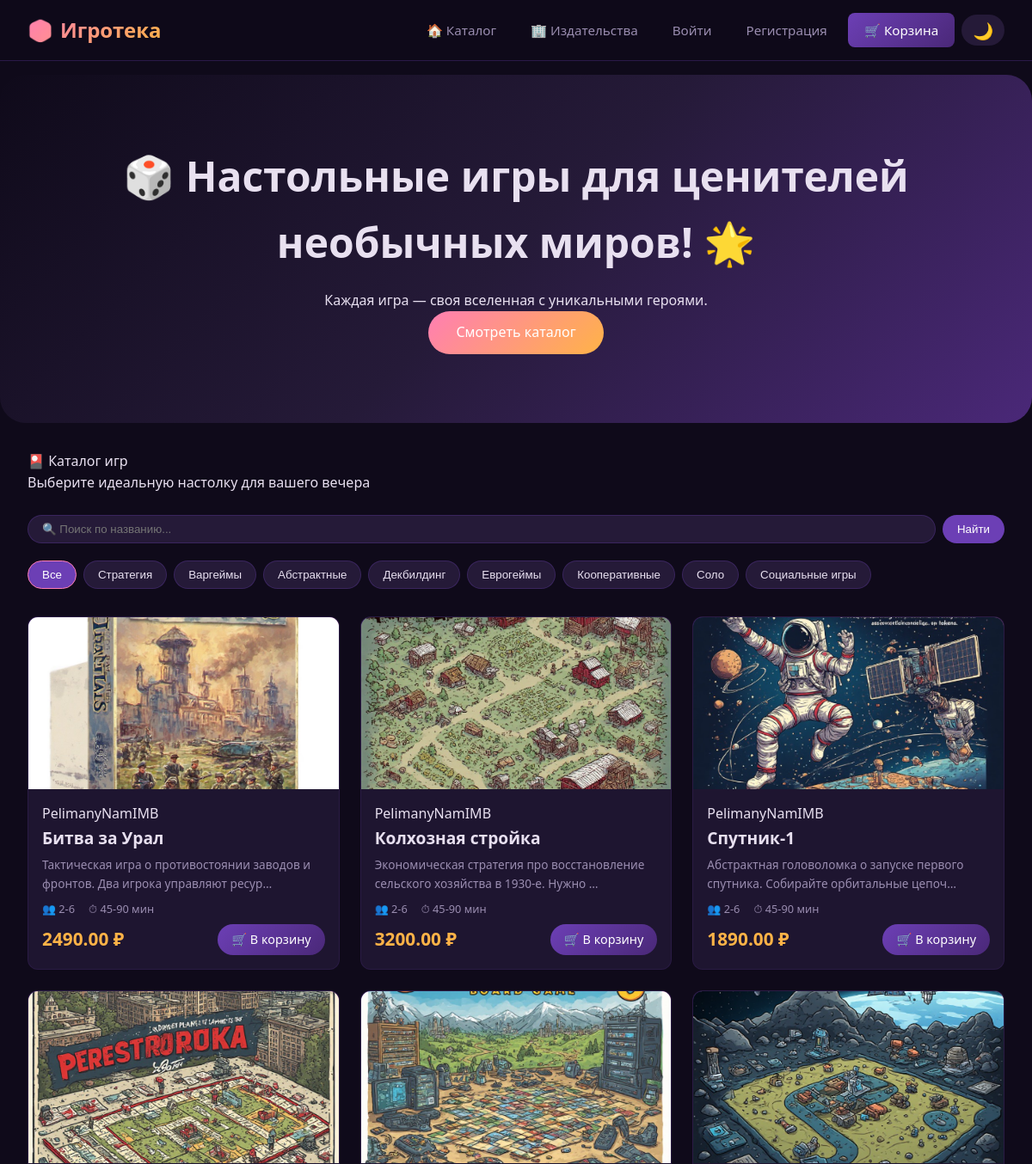
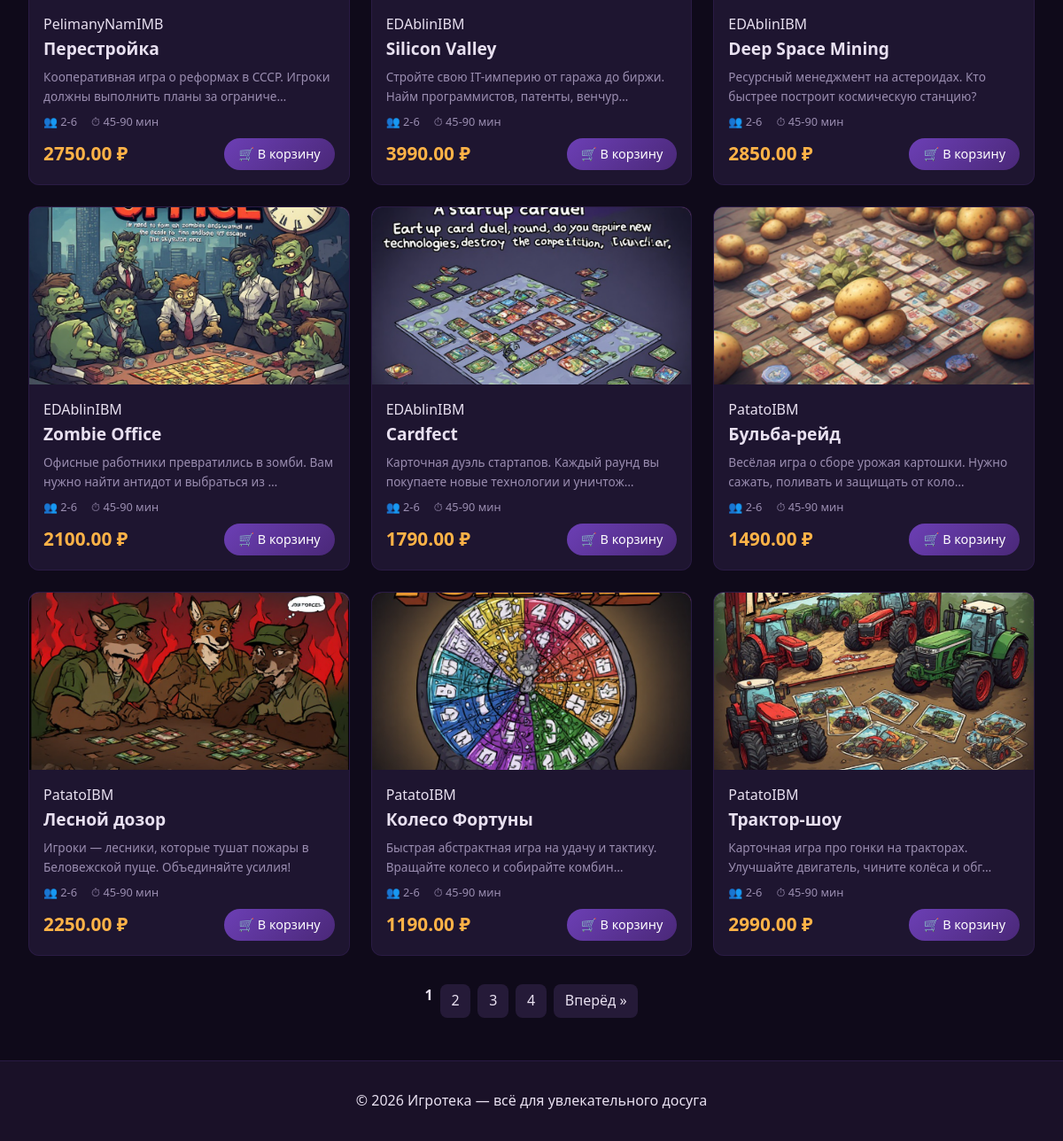
The page / on the database its author committed (2 pictures, top to bottom).
### shop/models.py (models this page shows, shortened)
class Category(models.Model):
    name = models.CharField('Название', max_length=100, unique=True)
    description = models.TextField('Описание', blank=True)
    slug = models.SlugField('URL', max_length=100, unique=True)
    class Meta:
        verbose_name = 'Категория'
        verbose_name_plural = 'Категории'

class Game(models.Model):
    name = models.CharField('Название', max_length=200)
    slug = models.SlugField('URL', max_length=200, unique=True)
    description = models.TextField('Описание')
    price = models.DecimalField('Цена', max_digits=8, decimal_places=2)
    stock = models.IntegerField('Количество на складе', default=0)
    image = models.ImageField('Изображение', upload_to='games/', blank=True, null=True)
    category = models.ForeignKey(
        Category,
        on_delete=models.PROTECT,
        verbose_name='Категория',
        related_name='games'
    )
    publisher = models.ForeignKey(
        Publisher,
        on_delete=models.PROTECT,
        verbose_name='Издатель',
        related_name='games'
    )
    created_at = models.DateTimeField('Дата добавления', auto_now_add=True)
    class Meta:
        verbose_name = 'Игра'
        verbose_name_plural = 'Игры'

class Publisher(models.Model):
    name = models.CharField('Название', max_length=200)
    country = models.CharField('Страна', max_length=100, blank=True)
    founded_year = models.IntegerField('Год основания', null=True, blank=True)
    class Meta:
        verbose_name = 'Издатель'
        verbose_name_plural = 'Издатели'

### shop/views.py (the view)
# urls.py: path('', views.GameListView.as_view(), name='home'),
class GameListView(ListView):
    model = Game
    template_name = 'shop/game_list.html'
    context_object_name = 'games'
    paginate_by = 12
    def get_queryset(self):
        qs = super().get_queryset().select_related('category', 'publisher')
        cat_slug = self.kwargs.get('category_slug')
        if cat_slug:
            category = get_object_or_404(Category, slug=cat_slug)
            qs = qs.filter(category=category)
        query = self.request.GET.get('q')
        if query:
            qs = qs.filter(name__icontains=query)
        return qs
    def get_context_data(self, **kwargs):
        context = super().get_context_data(**kwargs)
        context['categories'] = Category.objects.all()
        if 'category_slug' in self.kwargs:
            context['current_category'] = get_object_or_404(Category, slug=self.kwargs['category_slug'])
        context['search_query'] = self.request.GET.get('q', '')
        return context

### shop/templates/shop/game_list.html (shortened to what this page needs)
{% extends 'shop/base.html' %}
{% block content %}
<div class="section-title">🎴 Каталог игр</div>
<div class="section-subtitle">Выберите идеальную настолку для вашего вечера</div>
<div class="filters">
    <form method="get" action="." style="display: flex; gap: 0.5rem; width: 100%; flex-wrap: wrap;">
        <input type="text" name="q" class="search-box" placeholder="🔍 Поиск по названию..." value="{{ search_query }}" style="flex: 1;">
        <button type="submit" class="filter-btn" style="background: var(--primary); color: white;">Найти</button>
    </form>
    <div style="display: flex; gap: 0.5rem; flex-wrap: wrap; margin-top: 0.5rem;">
        <button class="filter-btn {% if not current_category %}active{% endif %}" onclick="window.location.href='{% url 'home' %}'">Все</button>
        {% for cat in categories %}
            <button class="filter-btn {% if current_category and current_category.id == cat.id %}active{% endif %}" onclick="window.location.href='{% url 'category_games' cat.slug %}'">{{ cat.name }}</button>
        {% endfor %}
    </div>
</div>
<div class="product-grid">
    {% for game in games %}
        <div class="product-card" onclick="window.location.href='{% url 'game_detail' game.slug %}'">
            <div class="product-img" style="background: linear-gradient(135deg, #6C3FB5, #FF7EB3);">
                {% if game.image %}
                    <img src="{{ game.image.url }}" alt="{{ game.name }}" style="width: 100%; height: 100%; object-fit: cover;">
                {% else %}
                    🎲
                {% endif %}
            </div>
            <div class="product-info">
                <div class="product-publisher">{{ game.publisher.name }}</div>
                <div class="product-name">{{ game.name }}</div>
                <div class="product-desc">{{ game.description|truncatechars:80 }}</div>
                <div class="product-meta">
                    <span>👥 {{ game.players|default:"2-6" }}</span>
                    <span>⏱ {{ game.play_time|default:"45-90 мин" }}</span>
                </div>
                <div class="product-footer">
                    <div class="product-price">{{ game.price }} ₽</div>
                    <a href="{% url 'add_to_cart' game.slug %}" class="btn-cart" onclick="event.stopPropagation();">🛒 В корзину</a>
                </div>
            </div>
        </div>
    {% empty %}
        <p>Игр пока нет.</p>
    {% endfor %}
</div>
{% if is_paginated %}
<div class="pagination">
    {% for num in page_obj.paginator.page_range %}
        {% if page_obj.number == num %}
            <strong>{{ num }}</strong>
        {% else %}
            <a href="?page={{ num }}&q={{ search_query }}">{{ num }}</a>
        {% endif %}
    {% endfor %}
    {% if page_obj.has_next %}
        <a href="?page={{ page_obj.next_page_number }}&q={{ search_query }}">Вперёд »</a>
    {% endif %}
</div>
{% endif %}
{% endblock %}

### shop/templates/shop/base.html (shortened to what this page needs)
<!DOCTYPE html>
<html lang="ru">
<head>
</head>
<body>
    <header>
        <div class="header-inner">
            <div class="logo" onclick="window.location.href='{% url 'home' %}'">
                <span>🎲</span> Игротека
            </div>
            <nav>
                <a href="{% url 'home' %}">🏠 Каталог</a>
                <a href="{% url 'publisher_list' %}">🏢 Издательства</a>
                {% if user.is_authenticated %}
                    <span class="user-greeting">{{ user.username }}</span>
                    <form action="{% url 'logout' %}" method="post" style="display: inline;">
                        {% csrf_token %}
                        <button type="submit" style="background:transparent; color:var(--danger); border:1px solid var(--danger);">Выйти</button>
                    </form>
                {% else %}
                    <a href="{% url 'login' %}">Войти</a>
                    <a href="{% url 'register' %}">Регистрация</a>
                {% endif %}
                <a href="{% url 'cart_detail' %}" class="cart-btn">🛒 Корзина</a>
                <button id="theme-toggle" class="theme-toggle">🌙</button>
            </nav>
        </div>
    </header>
    {% if request.resolver_match.url_name == 'home' %}
    <div class="hero">
        <h1>🎲 Настольные игры для ценителей необычных миров! 🌟</h1>
        <p>Каждая игра — своя вселенная с уникальными героями.</p>
        <a href="{% url 'home' %}" class="hero-btn">Смотреть каталог</a>
    </div>
    {% endif %}
    <main class="container">
        {% block content %}
        {% endblock %}
    </main>
    <footer>
        <p>© 2026 Игротека — всё для увлекательного досуга</p>
    </footer>
</body>
</html>

### shop/templates/shop/base.html (style rules this page uses)
* { margin: 0; padding: 0; box-sizing: border-box; }
:root { --primary: #6C3FB5; --primary-dark: #4A2878; --accent: #FF7EB3; --accent2: #FFB347; --bg: #0F0A1A; --bg2: #1A1128; --bg3: #251A38; --text: #E8E0F0; --text-dim: #9A8DB0; --success: #4ECB71; --danger: #FF5757; --card-bg: #1E1530; --radius: 12px; --shadow: 0 8px 32px rgba(0,0,0,0.4); }
body { font-family: 'Segoe UI', Tahoma, Geneva, Verdana, sans-serif; background: var(--bg); color: var(--text); line-height: 1.6; transition: background 0.3s, color 0.3s; }
.container { max-width: 1400px; margin: 0 auto; padding: 0 2rem; }
header { position: sticky; top: 0; z-index: 1000; background: rgba(15,10,26,0.95); backdrop-filter: blur(20px); border-bottom: 1px solid rgba(108,63,181,0.3); padding: 0 2rem; }
.header-inner { max-width: 1400px; margin: 0 auto; display: flex; align-items: center; justify-content: space-between; height: 70px; }
.logo { font-size: 1.5rem; font-weight: 800; background: linear-gradient(135deg, var(--accent), var(--accent2)); -webkit-background-clip: text; -webkit-text-fill-color: transparent; display: flex; align-items: center; gap: 0.5rem; cursor: pointer; }
nav { display: flex; gap: 0.5rem; align-items: center; flex-wrap: wrap; }
nav a, nav button { background: transparent; color: var(--text-dim); padding: 0.5rem 1rem; border-radius: 8px; font-size: 0.95rem; transition: all 0.3s; text-decoration: none; font-family: inherit; cursor: pointer; }
.cart-btn { background: linear-gradient(135deg, var(--primary), var(--primary-dark)) !important; color: #fff !important; display: flex; align-items: center; gap: 0.5rem; padding: 0.5rem 1.2rem !important; text-decoration: none !important; }
.theme-toggle { background: var(--bg3); border: none; border-radius: 30px; padding: 0.3rem 0.8rem; font-size: 1.2rem; cursor: pointer; transition: 0.3s; }
.hero { background: linear-gradient(135deg, var(--bg) 0%, var(--bg3) 50%, var(--primary-dark) 100%); padding: 5rem 2rem; text-align: center; border-radius: 30px; margin: 1rem 0 2rem; }
.hero h1 { font-size: 3rem; margin-bottom: 1rem; }
.hero-btn { display: inline-block; background: linear-gradient(135deg, var(--accent), var(--accent2)); color: #fff; padding: 0.75rem 2rem; border-radius: 50px; font-size: 1rem; text-decoration: none; }
.filters { display: flex; flex-wrap: wrap; gap: 0.75rem; margin: 1.5rem 0; }
.filter-btn, .search-box { padding: 0.5rem 1rem; border-radius: 30px; background: var(--bg3); border: 1px solid rgba(108,63,181,0.3); color: var(--text); text-decoration: none; }
.filter-btn.active, .filter-btn:hover { background: var(--primary); border-color: var(--accent); color: white; }
.product-grid { display: grid; grid-template-columns: repeat(auto-fill, minmax(280px, 1fr)); gap: 1.5rem; margin: 2rem 0; }
.product-card { background: var(--card-bg); border-radius: var(--radius); overflow: hidden; transition: transform 0.3s; border: 1px solid rgba(108,63,181,0.15); cursor: pointer; }
.product-img { height: 200px; display: flex; align-items: center; justify-content: center; font-size: 5rem; background: var(--bg3); }
.product-info { padding: 1rem; }
.product-name { font-size: 1.2rem; font-weight: bold; margin-bottom: 0.3rem; }
.product-desc { font-size: 0.85rem; color: var(--text-dim); margin-bottom: 0.5rem; }
.product-meta { display: flex; gap: 1rem; font-size: 0.8rem; color: var(--text-dim); margin-bottom: 0.5rem; }
.product-footer { display: flex; justify-content: space-between; align-items: center; }
.product-price { font-size: 1.3rem; font-weight: bold; color: var(--accent2); }
.btn-cart { padding: 0.4rem 1rem; background: linear-gradient(135deg, var(--primary), var(--primary-dark)); color: #fff; border-radius: 20px; border: none; cursor: pointer; text-decoration: none; font-size: 0.9rem; transition: 0.2s; }
.pagination { display: flex; justify-content: center; gap: 0.5rem; margin: 2rem 0; }
.pagination a, .pagination span { padding: 0.4rem 0.8rem; background: var(--bg3); border-radius: 8px; text-decoration: none; color: inherit; }
footer { background: var(--bg2); padding: 2rem; text-align: center; margin-top: 3rem; border-top: 1px solid rgba(108,63,181,0.2); }

### rows shown on the page
Category: name "Стратегия"
Category: name "Варгеймы"
Category: name "Абстрактные"
Category: name "Декбилдинг"
Category: name "Еврогеймы"
Category: name "Кооперативные"
Category: name "Соло"
Category: name "Социальные игры"
Game: image (picture), publisher.name "PelimanyNamIMB", name "Битва за Урал", description "Тактическая игра о противостоянии заводов и фронтов. Два игрока управляют ресур…", players "2-6", play_time "45-90 мин", price "2490.00"
Game: image (picture), publisher.name "PelimanyNamIMB", name "Колхозная стройка", description "Экономическая стратегия про восстановление сельского хозяйства в 1930-е. Нужно …", players "2-6", play_time "45-90 мин", price "3200.00"
Game: image (picture), publisher.name "PelimanyNamIMB", name "Спутник-1", description "Абстрактная головоломка о запуске первого спутника. Собирайте орбитальные цепоч…", players "2-6", play_time "45-90 мин", price "1890.00"
Game: image (picture), publisher.name "PelimanyNamIMB", name "Перестройка", description "Кооперативная игра о реформах в СССР. Игроки должны выполнить планы за ограниче…", players "2-6", play_time "45-90 мин", price "2750.00"
Game: image (picture), publisher.name "EDAblinIBM", name "Silicon Valley", description "Стройте свою IT-империю от гаража до биржи. Найм программистов, патенты, венчур…", players "2-6", play_time "45-90 мин", price "3990.00"
Game: image (picture), publisher.name "EDAblinIBM", name "Deep Space Mining", description "Ресурсный менеджмент на астероидах. Кто быстрее построит космическую станцию?", players "2-6", play_time "45-90 мин", price "2850.00"
Game: image (picture), publisher.name "EDAblinIBM", name "Zombie Office", description "Офисные работники превратились в зомби. Вам нужно найти антидот и выбраться из …", players "2-6", play_time "45-90 мин", price "2100.00"
Game: image (picture), publisher.name "EDAblinIBM", name "Cardfect", description "Карточная дуэль стартапов. Каждый раунд вы покупаете новые технологии и уничтож…", players "2-6", play_time "45-90 мин", price "1790.00"
Game: image (picture), publisher.name "PatatoIBM", name "Бульба-рейд", description "Весёлая игра о сборе урожая картошки. Нужно сажать, поливать и защищать от коло…", players "2-6", play_time "45-90 мин", price "1490.00"
Game: image (picture), publisher.name "PatatoIBM", name "Лесной дозор", description "Игроки — лесники, которые тушат пожары в Беловежской пуще. Объединяйте усилия!", players "2-6", play_time "45-90 мин", price "2250.00"
Game: image (picture), publisher.name "PatatoIBM", name "Колесо Фортуны", description "Быстрая абстрактная игра на удачу и тактику. Вращайте колесо и собирайте комбин…", players "2-6", play_time "45-90 мин", price "1190.00"
Game: image (picture), publisher.name "PatatoIBM", name "Трактор-шоу", description "Карточная игра про гонки на тракторах. Улучшайте двигатель, чините колёса и обг…", players "2-6", play_time "45-90 мин", price "2990.00"

### other values the page prints
{{ num }} "1"
{{ num }} "2" "3" "4"
